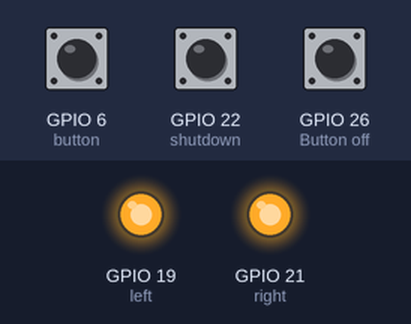
The program below on a simulated Raspberry Pi (BCM pin numbers). Shown: output pins drawn as LEDs (lit = HIGH). Dashed ring = blinking. The inputs (shaded band) are chosen by the test bench; at power-on: GPIO 6 (button) HIGH, GPIO 26 (Button off) HIGH, GPIO 22 (shutdown) HIGH. Sound played through the audio output is not drawn and takes no time. At 6.3 s the program stops and its outputs stay as they are.

Above: at 1.2 s.
1.3 s: GPIO 6 (button) pulled LOW for 0.15 s
At 1.7 s:
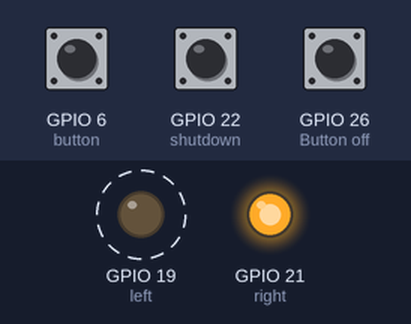
At 2.2 s:
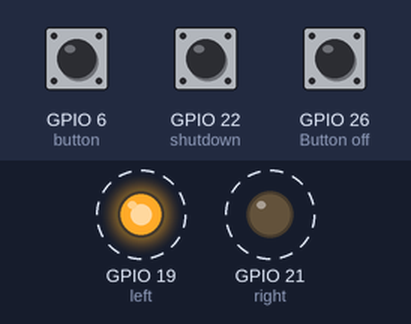
4.3 s: GPIO 26 (Button off) pulled LOW for 3.2 s
At 7.2 s:
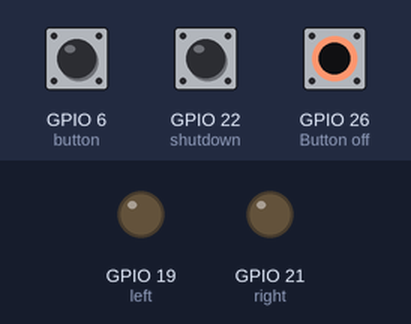
Timing chart, 0 to 7.8 s (numbered marks = the images above; inputs shaded):
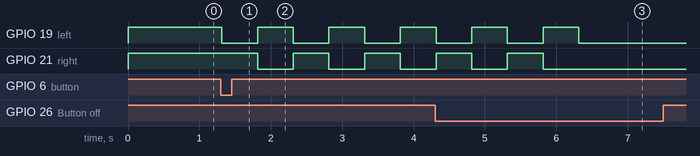

Measured:
- after the input at 1.3 s, GPIO 19 (left): alternates HIGH for 0.50 s and LOW for 0.50 s, starting at once; GPIO 21 (right): alternates HIGH for 0.50 s and LOW for 0.50 s, starting after 0.52 s

The program:

siren.py
```python
#!/usr/bin/env python
from gpiozero import Button, LED
from time import sleep
from subprocess import check_call, Popen

right = LED(21)
left = LED(19)
button = Button(6)
off = Button(26)
shutdown = Button(22)

def main():
    right.on() # For some reason the on and off are backwards
    left.on() # For some reason the on and off are backwards
    while True:
        if button.is_pressed:
            start_light()
        elif off.is_pressed:
            exit()
        elif shutdown.is_pressed:
            check_call(['sudo','poweroff'])

def start_light():
    Popen(['mpg321','/home/thomas/fire_truck_siren.mp3'])
    right.off()
    left.on()
    i = 0
    while i < 10:
        right.toggle()
        left.toggle()
        sleep(.5)
        i += 1
    right.on() # On is off
    left.on() # On is off

if __name__ == '__main__':
    main()
```
